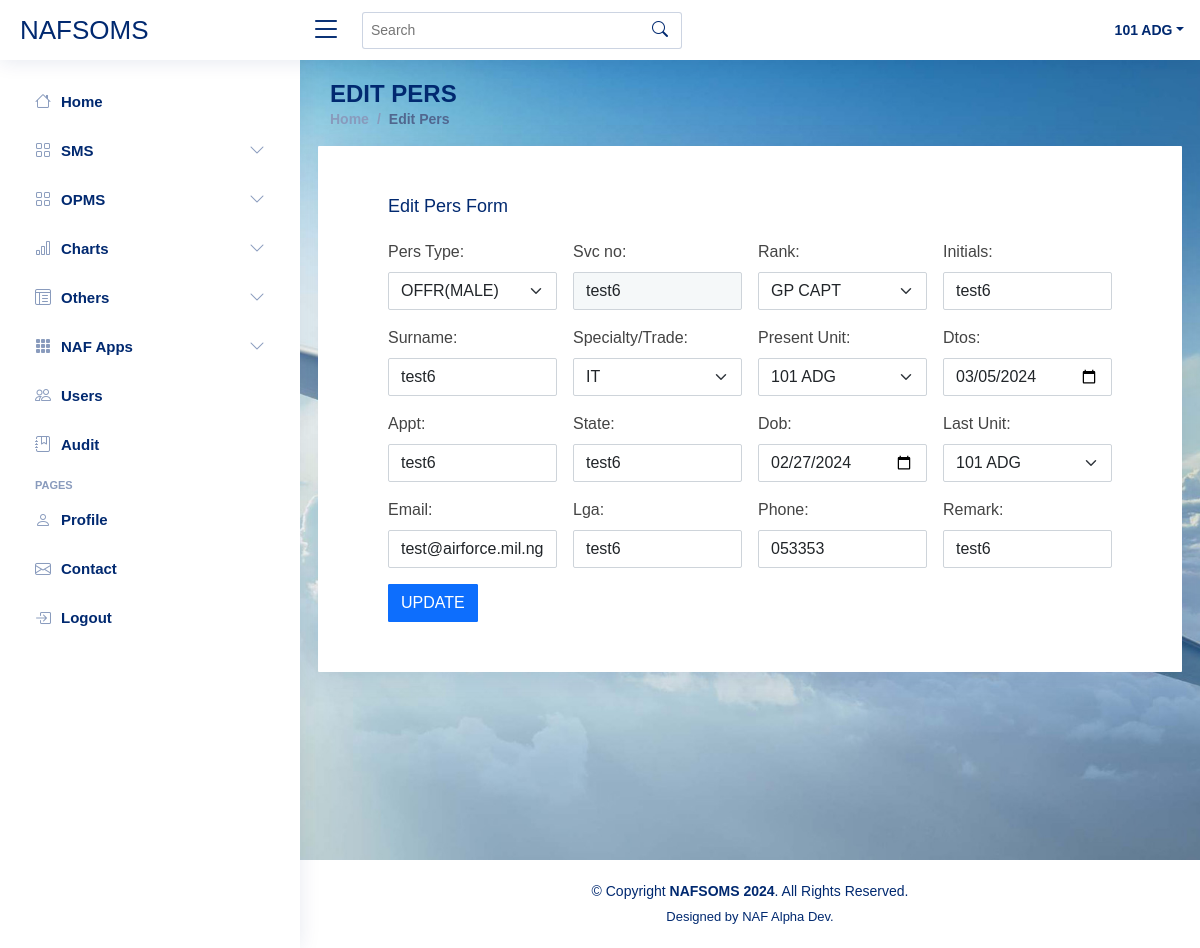
Page /UNIT_ADMIN/unitAdminEditPers?svcNo=test6 (signed in) on the committed database.
### tables this page shows
CREATE TABLE `pers` (
  `SVC_NO` varchar(20) NOT NULL,
  `RANK` varchar(20) NOT NULL,
  `INITIALS` varchar(20) NOT NULL,
  `SURNAME` varchar(100) NOT NULL,
  `SPECIALTY_TRADE` varchar(100) NOT NULL,
  `PHONE` varchar(20) NOT NULL,
  `DOB` date NOT NULL,
  `UNIT` varchar(20) NOT NULL,
  `APPT` varchar(50) NOT NULL,
  `DTOS` date NOT NULL,
  `LAST_UNIT` varchar(20) NOT NULL,
  `STATE` varchar(50) NOT NULL,
  `LGA` varchar(50) NOT NULL,
  `PERS_TYPE` varchar(20) NOT NULL,
  `EMAIL` varchar(100) NOT NULL,
  `REMARK` varchar(100) NOT NULL
);

### UNIT_ADMIN/unitAdminEditPers.php (the view, shortened to what this page needs)
<?php
include('../Connection.php');
include 'unitAdminHeader.php';
include 'unitAdminSideNavBar.php';
    if(isset($_GET['svcNo'])){
     $svcNo = $_GET['svcNo'];
     $persSQL = "SELECT * FROM pers WHERE SVC_NO = '$svcNo'";
     $persResult = mysqli_query($conn, $persSQL);
    while($row = mysqli_fetch_assoc($persResult)){
?>
<main id="main" class="main"
   style="
    background-image: url('../IMAGES/img1.jpg');
    background-size: cover;
    background-position: center;
    min-height: 100vh;
    zIndex:-1;
    "
>
    <div class="pagetitle">
      <h1>EDIT PERS</h1>
      <nav>
        <ol class="breadcrumb">
          <li class="breadcrumb-item"><a href="unitAdminHome">Home</a></li>
          <li class="breadcrumb-item active">Edit Pers</li>
        </ol>
      </nav>
    </div>
    <section class="section" id="newUserSection">
      <div class="row" style="">
           <div class="card" style="padding:30px;  padding-left:50px; padding-right:50px; border-radius:1px;">
            <div class="card-body">
                <h5 class="card-title">Edit Pers Form</h5>
              <form method="post" action="unitAdminProcessEditPers" class="row g-3">
               <div class="col-md-3">
                  <label for="persType" class="form-label">Pers Type:</label>
                  <select id="persType" name="persType" class="form-select" style="border-radius:2px;" required>
                        <option value="<?php echo $row['PERS_TYPE'];?>"><?php echo $row['PERS_TYPE'];?></option>
                  </select>
                </div>
                  <div class="col-md-3">
                  <label for="svcNo" class="form-label">Svc no:</label>
                  <input type="text" name="svcNo" readonly value="<?php echo $row['SVC_NO'];?>" class="form-control" id="svcNo" placeholder="svcNo" style="border-radius:2px; background-color:#f5f8f9;" required>
                </div>
                 <div class="col-md-3">
                  <label for="rank" class="form-label">Rank:</label>
                   <select id="rank" name="rank" class="form-select" style="border-radius:2px;" required>
                            <option value="<?php echo $row['RANK'];?>"><?php echo $row['RANK'];?></option>
                  </select>
                </div>
                 <div class="col-md-3">
                  <label for="initials" class="form-label">Initials:</label>
                  <input type="text" value="<?php echo $row['INITIALS'];?>" name="initials" class="form-control" id="initials" placeholder="initials" style="border-radius:2px;" required>
                </div>
                 <div class="col-md-3">
                  <label for="surname" class="form-label">Surname:</label>
                  <input type="text"  value="<?php echo $row['SURNAME'];?>" name="surname" class="form-control" id="surname" placeholder="surname" style="border-radius:2px;" required>
                </div>
                 <div class="col-md-3">
                  <label for="specialty_trade" class="form-label">Specialty/Trade:</label>
                  <select id="specialty_trade" name="specialty_trade" class="form-select" style="border-radius:2px;" required>
                        <option value="<?php echo $row['SPECIALTY_TRADE'];?>"><?php echo $row['SPECIALTY_TRADE'];?></option>
                  </select>
                </div>
                  <div class="col-md-3">
                  <label for="presentUnit" class="form-label">Present Unit:</label>
                   <select id="presentUnit" name="presentUnit" class="form-select" style="border-radius:2px;" required>
                        <option value="<?php echo $row['UNIT'];?>"><?php echo $row['UNIT'];?></option>
                  </select>
                  </div>
                  <div class="col-md-3">
                  <label for="dtos" class="form-label">Dtos:</label>
                  <input type="date" value="<?php echo $row['DTOS'];?>" name="dtos" class="form-control" id="dtos" style="border-radius:2px;" required>
                </div>
                <div class="col-md-3">
                  <label for="appt" class="form-label">Appt:</label>
                  <input type="text" value="<?php echo $row['APPT'];?>" name="appt" class="form-control" id="appt" placeholder="appt" style="border-radius:2px;" required>
                </div>
                <div class="col-md-3">
                  <label for="state" class="form-label">State:</label>
                  <input type="text" value="<?php echo $row['STATE'];?>" name="state" class="form-control" id="state" placeholder="state" style="border-radius:2px;" required>
                </div>
                  <div class="col-md-3">
                  <label for="dob" class="form-label">Dob:</label>
                  <input type="date" value="<?php echo $row['DOB'];?>" name="dob" class="form-control" id="dob" style="border-radius:2px;" required>
                </div>
                <div class="col-md-3">
                  <label for="lastUnit" class="form-label">Last Unit:</label>
                   <select id="lastUnit" name="lastUnit" class="form-select" style="border-radius:2px;" required>
                      <option value="<?php echo $row['LAST_UNIT'];?>"><?php echo $row['LAST_UNIT'];?></option>
                  </select>
                  </div>
                <div class="col-md-3">
                  <label for="email" class="form-label">Email:</label>
                  <input type="email" value="<?php echo $row['EMAIL'];?>" name="email" class="form-control" id="email" placeholder="Email" style="border-radius:2px;" required>
                </div>
                <div class="col-md-3">
                  <label for="lga" class="form-label">Lga:</label>
                  <input type="text" value="<?php echo $row['LGA'];?>" name="lga" class="form-control" id="lga" placeholder="lga" style="border-radius:2px;" required>
                </div>
                <div class="col-md-3">
                  <label for="phone" class="form-label">Phone:</label>
                  <input type="text" value="<?php echo $row['PHONE'];?>" name="phone" class="form-control" id="phone" placeholder="Phone" style="border-radius:2px;" required>
                </div>
                <div class="col-md-3">
                  <label for="remark" class="form-label">Remark:</label>
                   <input type="text" value="<?php echo $row['REMARK'];?>" name="remark" class="form-control" id="remark" placeholder="remark" style="border-radius:2px;" required>
                </div>
                 <div class="col-md-12">
                      <button type="submit" name="update" style="border-radius:1px;" class="btn btn-primary">UPDATE</button>
                 </div>
               </form>
            </div>
            </div>
          </div>
    </section>
  </main>
 <?php include 'unitAdminFooter.php'; ?>
 <?php
}}?>

### UNIT_ADMIN/unitAdminFooter.php (shortened to what this page needs)
  <footer id="footer" class="footer" style="background-color:white; color:black; border:1px solid white;">
    <div class="copyright">
      &copy; Copyright <strong><span>NAFSOMS 2024</span></strong>. All Rights Reserved.
    </div>
    <div class="credits">
      Designed by NAF Alpha Dev.
    </div>
  </footer>
</body>
</html>

### assets/css/style.css (style rules this page uses)
:root { scroll-behavior: smooth; }
body { font-family: "Open Sans", sans-serif; background: #f6f9ff; color: #444444; }
a { color: #4154f1; text-decoration: none; }
h1, h2, h3, h4, h5, h6 { font-family: "Nunito", sans-serif; }
#main { margin-top: 60px; padding: 20px 30px; transition: all 0.3s; }
.pagetitle { margin-bottom: 10px; }
.pagetitle h1 { font-size: 24px; margin-bottom: 0; font-weight: 600; color: #012970; }
.card { margin-bottom: 30px; border: none; border-radius: 5px; box-shadow: 0px 0 30px rgba(1, 41, 112, 0.1); }
.card-title { padding: 20px 0 15px 0; font-size: 18px; font-weight: 500; color: #012970; font-family: "Poppins", sans-serif; }
.card-body { padding: 0 20px 20px 20px; }
.breadcrumb { font-size: 14px; font-family: "Nunito", sans-serif; color: #899bbd; font-weight: 600; }
.breadcrumb a { color: #899bbd; transition: 0.3s; }
.breadcrumb .breadcrumb-item::before { color: #899bbd; }
.breadcrumb .active { color: #51678f; font-weight: 600; }
@media (min-width: 1200px) { #main, #footer { margin-left: 300px; } }
.footer { padding: 20px 0; font-size: 14px; transition: all 0.3s; border-top: 1px solid #cddfff; }
.footer .copyright { text-align: center; color: #012970; }
.footer .credits { padding-top: 5px; text-align: center; font-size: 13px; color: #012970; }

### rows in the picture
pers: persType "OFFR(MALE)", svcNo "test6", rank "GP CAPT", initials "test6", surname "test6", specialty_trade "IT", presentUnit "101 ADG", dtos "03/05/2024", appt "test6", state "test6", dob "02/27/2024", lastUnit "101 ADG", email "test@airforce.mil.ng", lga "test6", phone "053353", remark "test6"

### other values in the picture
$_SESSION['account'] "101 ADG"
